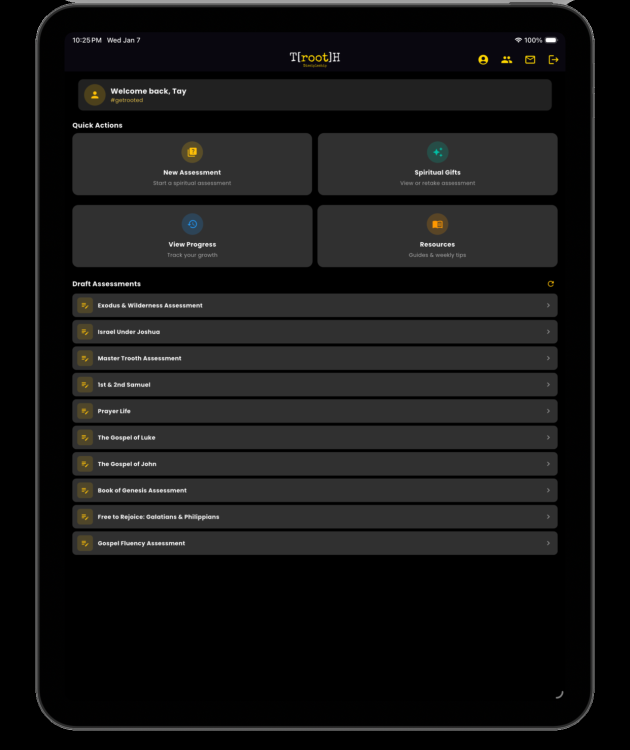
#> input picture site_files/ipad_apprenticeDashboard.png, 1260 x 1500 px (shown at 1/2 size)
$ python create_ipad_appstore_screenshots.py
#> lines starting #> are read from the running program, lines starting #| are printed output that depends on the picture; after the words box and inside, x2 and y2 are one past the last pixel; in counts of white or black regions, pixels touching at a corner belong together
#!/usr/bin/env python3
"""
Generate iPad App Store Screenshots with text overlays for T[root]H Discipleship

Creates iPad 12.9" screenshots (2732x2048 landscape) with:
- Gradient background
- Device frame mockup effect
- Text headline above screenshot
- Subtext below headline

Requirements: pip install Pillow
"""

from PIL import Image, ImageDraw, ImageFont
import os

# Configuration
SITE_FILES_DIR = "site_files"
OUTPUT_DIR = "site_files/appstore_final/ipad_12.9"

# iPad 12.9" landscape dimensions
CANVAS_WIDTH = 2732
CANVAS_HEIGHT = 2048

# Brand colors
BACKGROUND_TOP = (26, 26, 26)      # Dark black #1A1A1A
BACKGROUND_BOTTOM = (40, 40, 40)   # Slightly lighter
GOLD = (212, 175, 55)              # TroothGold #D4AF37
WHITE = (255, 255, 255)
GRAY = (180, 180, 180)

# iPad screenshot configurations - matching iPhone text exactly
SCREENSHOTS = [
    {
        "file": "ipad_apprenticeDashboard.png",
        "headline": "Your Spiritual Journey",
        "subtext": "Track progress & grow in faith",
        "order": 1
    },
    {
        "file": "ipad_apprenticeAssessment.png",
        "headline": "Biblical Assessments",
        "subtext": "Discover your spiritual strengths",
        "order": 2
    },
    {
        "file": "ipad_apprenticeDashboardReport.png",
        "headline": "AI-Powered Insights",
        "subtext": "Personalized feedback & guidance",
        "order": 3
    },
    {
        "file": "ipad_spiritualGiftResults.png",
        "headline": "Spiritual Gifts",
        "subtext": "Uncover how God has equipped you",
        "order": 4
    },
    {
        "file": "ipad_apprenticeProgress.png",
        "headline": "Track Your Growth",
        "subtext": "See your discipleship journey unfold",
        "order": 5
    },
    {
        "file": "ipad_mentorDashboard.png",
        "headline": "Mentor Dashboard",
        "subtext": "Guide apprentices with purpose",
        "order": 6
    },
    {
        "file": "ipad_mentorReport.png",
        "headline": "Detailed Reports",
        "subtext": "Insights to guide your mentoring",
        "order": 7
    },
    {
        "file": "ipad_mentorResources.png",
        "headline": "Mentor Resources",
        "subtext": "Tools for effective discipleship",
        "order": 8
    },
    {
        "file": "ipad_apprenticeResources.png",
        "headline": "Learning Resources",
        "subtext": "Grow deeper in your faith",
        "order": 9
    },
]


def create_gradient(width, height, top_color, bottom_color):
    """Create a vertical gradient image."""
#> called with width = 2732, height = 2048, top_color = (26, 26, 26), bottom_color = (40, 40, 40)
    img = Image.new('RGB', (width, height), top_color)
#> img: PIL image 2732x2048 RGB; every value is 26
    draw = ImageDraw.Draw(img)

    for y in range(height):
        ratio = y / height
        r = int(top_color[0] + (bottom_color[0] - top_color[0]) * ratio)
        g = int(top_color[1] + (bottom_color[1] - top_color[1]) * ratio)
        b = int(top_color[2] + (bottom_color[2] - top_color[2]) * ratio)
        draw.line([(0, y), (width, y)], fill=(r, g, b))

    return img


def add_rounded_corners(image, radius):
    """Add rounded corners to an image."""
    # Create a mask with rounded corners
    mask = Image.new('L', image.size, 0)
    draw = ImageDraw.Draw(mask)
    draw.rounded_rectangle([(0, 0), image.size], radius=radius, fill=255)

    # Apply the mask
    output = Image.new('RGBA', image.size, (0, 0, 0, 0))
    output.paste(image, (0, 0))
    output.putalpha(mask)

    return output


def load_font(size, bold=False):
    """Load a font, falling back to default if needed."""
    font_paths = [
        # macOS system fonts
        "/System/Library/Fonts/SFProDisplay-Bold.otf" if bold else "/System/Library/Fonts/SFProDisplay-Regular.otf",
        "/System/Library/Fonts/Supplemental/Arial Bold.ttf" if bold else "/System/Library/Fonts/Supplemental/Arial.ttf",
        "/Library/Fonts/Arial Bold.ttf" if bold else "/Library/Fonts/Arial.ttf",
    ]

    for path in font_paths:
        if os.path.exists(path):
            try:
                return ImageFont.truetype(path, size)
            except:
                continue

    # Fallback to default
    return ImageFont.load_default()


def create_screenshot(config):
    """Create a single iPad App Store screenshot with text overlay."""
    input_path = os.path.join(SITE_FILES_DIR, config["file"])

    if not os.path.exists(input_path):
        print(f"⚠️  Skipping {config['file']} - file not found")
        return None

    # Create gradient background
    canvas = create_gradient(CANVAS_WIDTH, CANVAS_HEIGHT, BACKGROUND_TOP, BACKGROUND_BOTTOM)
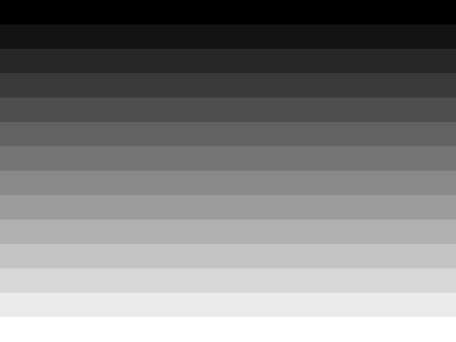
#> canvas: PIL image 2732x2048 RGB (shown at 1/6 size); min 26, max 39, mean 32.5; drawn with min black and max white
    draw = ImageDraw.Draw(canvas)

    # Font sizes for iPad (larger than iPhone)
    headline_size = 140
    subtext_size = 72

    # Load fonts
    headline_font = load_font(headline_size, bold=True)
    subtext_font = load_font(subtext_size, bold=False)

    # Calculate text positions (CENTERED)
    text_area_top = 120

    # Draw headline (gold color) - CENTERED
    headline = config["headline"]
    headline_bbox = draw.textbbox((0, 0), headline, font=headline_font)
#> headline_bbox = (0, 2, 107, 12)
    headline_width = headline_bbox[2] - headline_bbox[0]
#> headline_width = 107
    headline_x = (CANVAS_WIDTH - headline_width) // 2
#> headline_x = 1312
    headline_y = text_area_top
    draw.text((headline_x, headline_y), headline, font=headline_font, fill=GOLD)

    # Draw subtext (gray color) - CENTERED
    subtext = config["subtext"]
    subtext_bbox = draw.textbbox((0, 0), subtext, font=subtext_font)
#> subtext_bbox = (0, 1, 136, 12)
    subtext_width = subtext_bbox[2] - subtext_bbox[0]
#> subtext_width = 136
    subtext_x = (CANVAS_WIDTH - subtext_width) // 2
#> subtext_x = 1298
    subtext_y = headline_y + 160
    draw.text((subtext_x, subtext_y), subtext, font=subtext_font, fill=GRAY)

    # Load and resize screenshot
    screenshot = Image.open(input_path)
#> screenshot is the input picture: PIL image 1260x1500 RGBA; mean R, G, B, A 21.9, 21.7, 21.7, 253.9

    # Calculate screenshot size and position (much larger, centered)
    available_width = CANVAS_WIDTH - 300
    available_height = CANVAS_HEIGHT - subtext_y - 350

    # Scale screenshot to fit - MUCH LARGER (95% of available space)
    scale_w = available_width / screenshot.width
    scale_h = available_height / screenshot.height
    scale = min(scale_w, scale_h) * 0.95

    new_width = int(screenshot.width * scale)
    new_height = int(screenshot.height * scale)
    screenshot = screenshot.resize((new_width, new_height), Image.LANCZOS)
#> screenshot: PIL image 1131x1347 RGBA

    # Add rounded corners to screenshot
    corner_radius = 60
    screenshot = screenshot.convert('RGBA')
    screenshot = add_rounded_corners(screenshot, corner_radius)
#> in add_rounded_corners, `output.putalpha(mask)`:
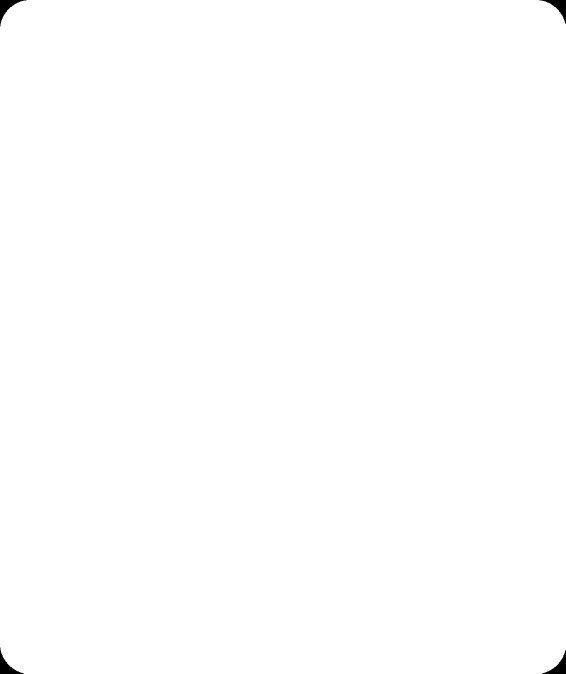
#> mask: PIL image 1131x1347 L (shown at 1/2 size); 99.8% white; 4 black regions, box (x1, y1, x2, y2) and area: (0, 0, 53, 53) 786, (1079, 0, 1131, 47) 733, (0, 1295, 47, 1347) 733, (1085, 1301, 1131, 1347) 681
#> in add_rounded_corners, `output.putalpha(mask)`:
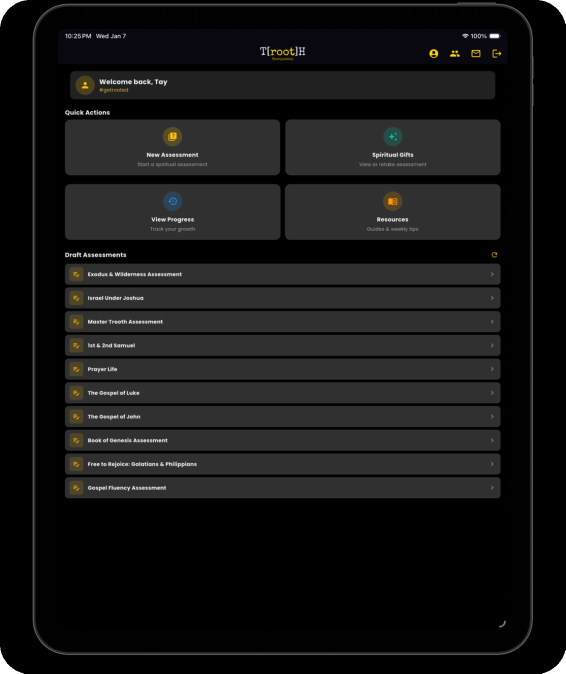
#> output: PIL image 1131x1347 RGBA (shown at 1/2 size); mean R, G, B, A 21.9, 21.8, 21.7, 254.5; transparent parts drawn white

    # Add subtle shadow effect
    shadow_offset = 25
    shadow_color = (0, 0, 0, 100)
    shadow = Image.new('RGBA', (new_width + shadow_offset * 2, new_height + shadow_offset * 2), (0, 0, 0, 0))
#> shadow: PIL image 1181x1397 RGBA; every value is 0
    shadow_draw = ImageDraw.Draw(shadow)
    shadow_draw.rounded_rectangle(
        [(shadow_offset, shadow_offset), (new_width + shadow_offset, new_height + shadow_offset)],
        radius=corner_radius,
        fill=shadow_color
    )

    # Position screenshot (centered horizontally, below text with less gap)
    screenshot_x = (CANVAS_WIDTH - new_width) // 2
    screenshot_y = subtext_y + 150

    # Convert canvas to RGBA for compositing
    canvas = canvas.convert('RGBA')
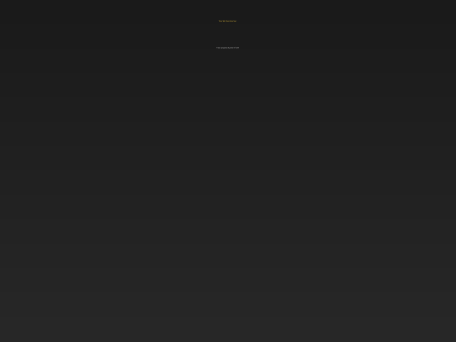
#> canvas: PIL image 2732x2048 RGBA (shown at 1/6 size); mean R, G, B, A 32.5, 32.5, 32.5, 255

    # Paste shadow
    canvas.paste(shadow, (screenshot_x - shadow_offset, screenshot_y - shadow_offset), shadow)
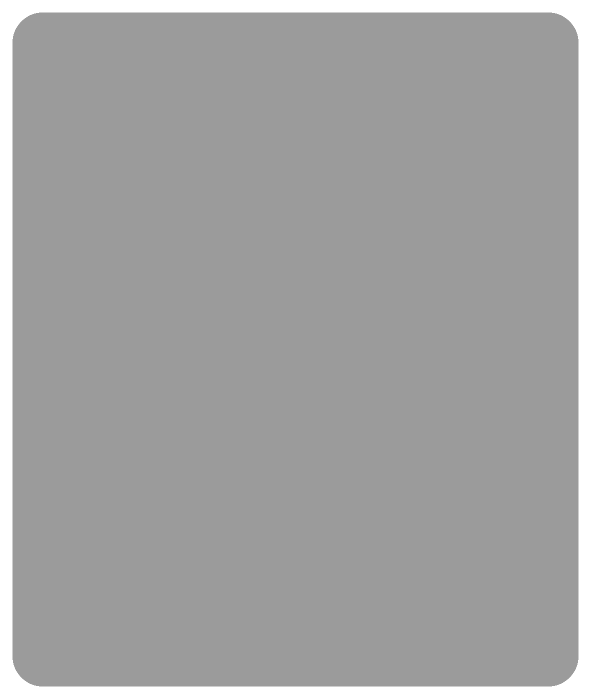
#> shadow: PIL image 1181x1397 RGBA (shown at 1/2 size); mean R, G, B, A 0, 0, 0, 92.3; transparent parts drawn white
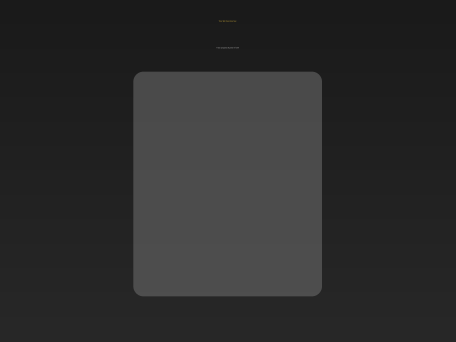
#> canvas: PIL image 2732x2048 RGBA (shown at 1/6 size); mean R, G, B, A 29, 29, 29, 238.4; transparent parts drawn white

    # Paste screenshot
    canvas.paste(screenshot, (screenshot_x, screenshot_y), screenshot)
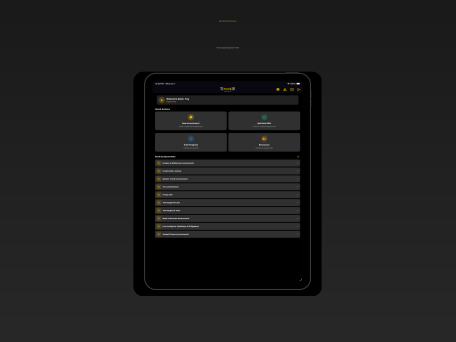
#> canvas: PIL image 2732x2048 RGBA (shown at 1/6 size); mean R, G, B, A 29.5, 29.4, 29.4, 255; transparent parts drawn white

    # Convert back to RGB for saving
    final = Image.new('RGB', canvas.size, BACKGROUND_TOP)
    final.paste(canvas, (0, 0), canvas)

    return final


def main():
    # Create output directory
    os.makedirs(OUTPUT_DIR, exist_ok=True)

    print("🎨 Creating iPad App Store Screenshots for T[root]H Discipleship")
    print("=" * 60)
    print(f"Size: iPad 12.9\" ({CANVAS_WIDTH}x{CANVAS_HEIGHT} landscape)")
    print(f"Output directory: {OUTPUT_DIR}")
    print()

    created = 0
    for config in SCREENSHOTS:
        print(f"  📱 {config['headline']}")

        result = create_screenshot(config)

        if result:
            # Match iPhone naming convention
            output_filename = f"{config['order']:02d}_appstore_{config['file'].replace('ipad_', '').replace('.png', '_final.png')}"
            output_path = os.path.join(OUTPUT_DIR, output_filename)
            result.save(output_path, 'PNG', quality=95)
            print(f"     ✅ Saved: {output_filename}")
#|      ✅ Saved: 01_appstore_apprenticeDashboard_final.png
            created += 1
#> pass 2 of the loop in main, `for config in SCREENSHOTS:`:
#|   📱 Biblical Assessments
#> headline = 'Biblical Assessments'
#> headline_bbox = (0, 2, 93, 10)
#> headline_width = 93
#> headline_x = 1319
#> subtext = 'Discover your spiritual strengths'
#> subtext_bbox = (0, 2, 148, 12)
#> subtext_width = 148
#> subtext_x = 1292
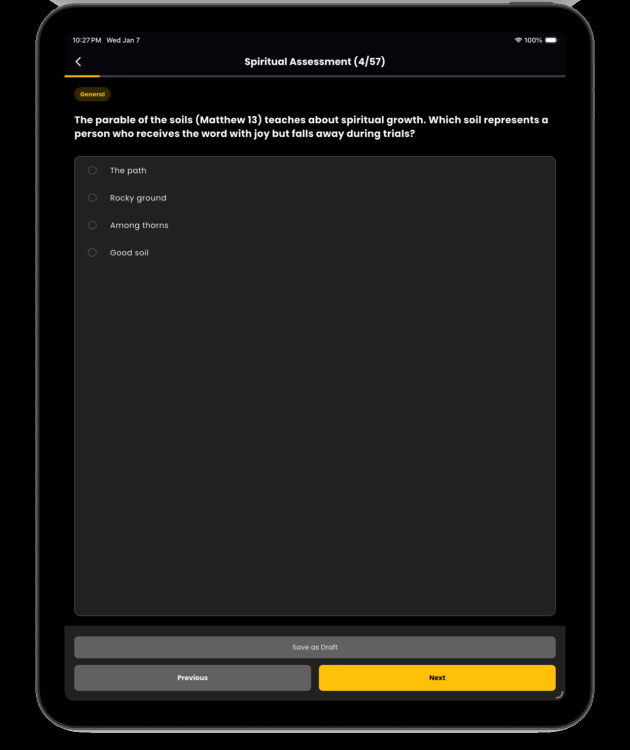
#> input picture site_files/ipad_apprenticeAssessment.png, 1260 x 1500 px (shown at 1/2 size)
#> in create_screenshot, screenshot is the input picture: PIL image 1260x1500 RGBA; mean R, G, B, A 27, 26.1, 23.9, 253.4
#> screenshot: PIL image 1131x1347 RGBA
#> in create_screenshot (call 2), `canvas.paste(shadow, (screenshot_x - shadow_offset, screenshot_y - sha..`:
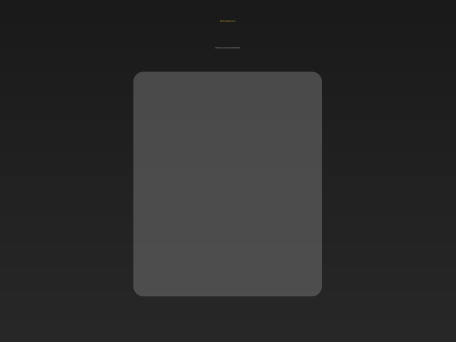
#> canvas: PIL image 2732x2048 RGBA (shown at 1/6 size); mean R, G, B, A 29, 29, 29, 238.4; transparent parts drawn white
#> in create_screenshot (call 2), `canvas.paste(screenshot, (screenshot_x, screenshot_y), screenshot)`:
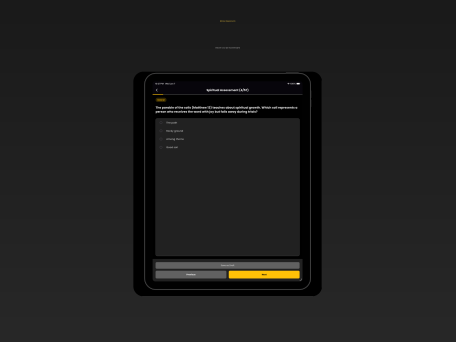
#> canvas: PIL image 2732x2048 RGBA (shown at 1/6 size); mean R, G, B, A 30.9, 30.6, 30, 255; transparent parts drawn white
#|      ✅ Saved: 02_appstore_apprenticeAssessment_final.png
#> pass 3 of the loop in main, `for config in SCREENSHOTS:`:
#|   📱 AI-Powered Insights
#> headline = 'AI-Powered Insights'
#> headline_bbox = (0, 2, 92, 12)
#> headline_width = 92
#> headline_x = 1320
#> subtext = 'Personalized feedback & guidance'
#> subtext_bbox = (0, 1, 162, 12)
#> subtext_width = 162
#> subtext_x = 1285
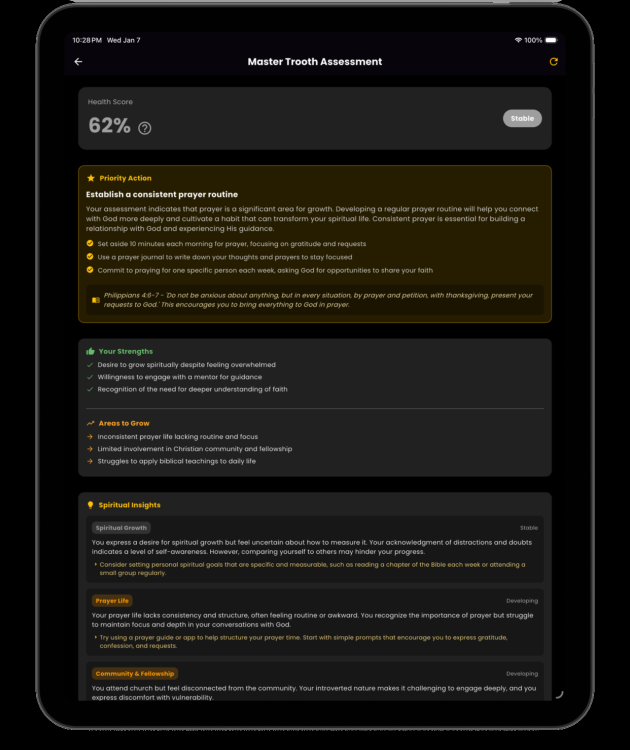
#> input picture site_files/ipad_apprenticeDashboardReport.png, 1260 x 1500 px (shown at 1/2 size)
#> in create_screenshot, screenshot is the input picture: PIL image 1260x1500 RGBA; mean R, G, B, A 24, 22.3, 17.8, 254
#> screenshot: PIL image 1131x1347 RGBA
#> in create_screenshot (call 3), `canvas.paste(shadow, (screenshot_x - shadow_offset, screenshot_y - sha..`:
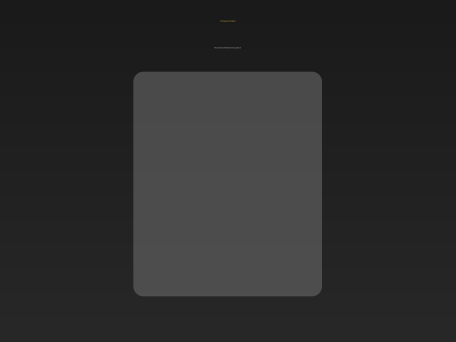
#> canvas: PIL image 2732x2048 RGBA (shown at 1/6 size); mean R, G, B, A 29, 29, 29, 238.4; transparent parts drawn white
#> in create_screenshot (call 3), `canvas.paste(screenshot, (screenshot_x, screenshot_y), screenshot)`:
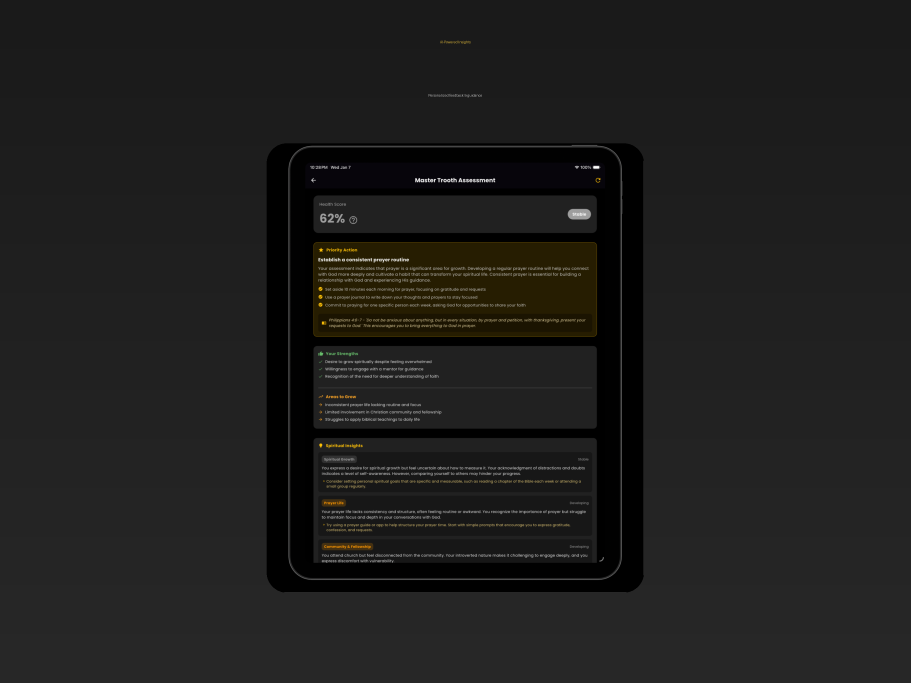
#> canvas: PIL image 2732x2048 RGBA (shown at 1/3 size); mean R, G, B, A 30.1, 29.6, 28.4, 255; transparent parts drawn white
#|      ✅ Saved: 03_appstore_apprenticeDashboardReport_final.png
#> the loop made 9 passes; the first 3 are shown

    print()
    print("=" * 60)
    print(f"✨ Created {created} iPad screenshots!")
    print()
    print(f"📁 Output folder: {OUTPUT_DIR}/")
    print()
    print("📝 Upload order for App Store:")
    for config in sorted(SCREENSHOTS, key=lambda x: x["order"]):
        print(f"   {config['order']}. {config['headline']}")
#> this loop made 9 passes
#|    1. Your Spiritual Journey
#|    2. Biblical Assessments
#|    3. AI-Powered Insights
#|    4. Spiritual Gifts
#|    5. Track Your Growth
#> (further printed lines are left out)


if __name__ == "__main__":
    main()
